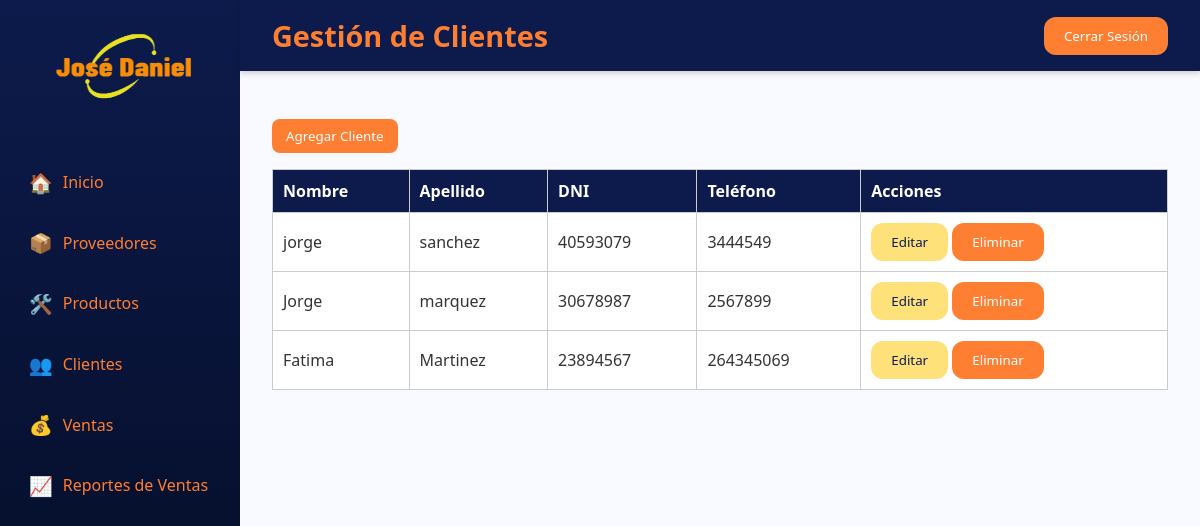
Before: /pages/admin/clientes.php with the older database file.
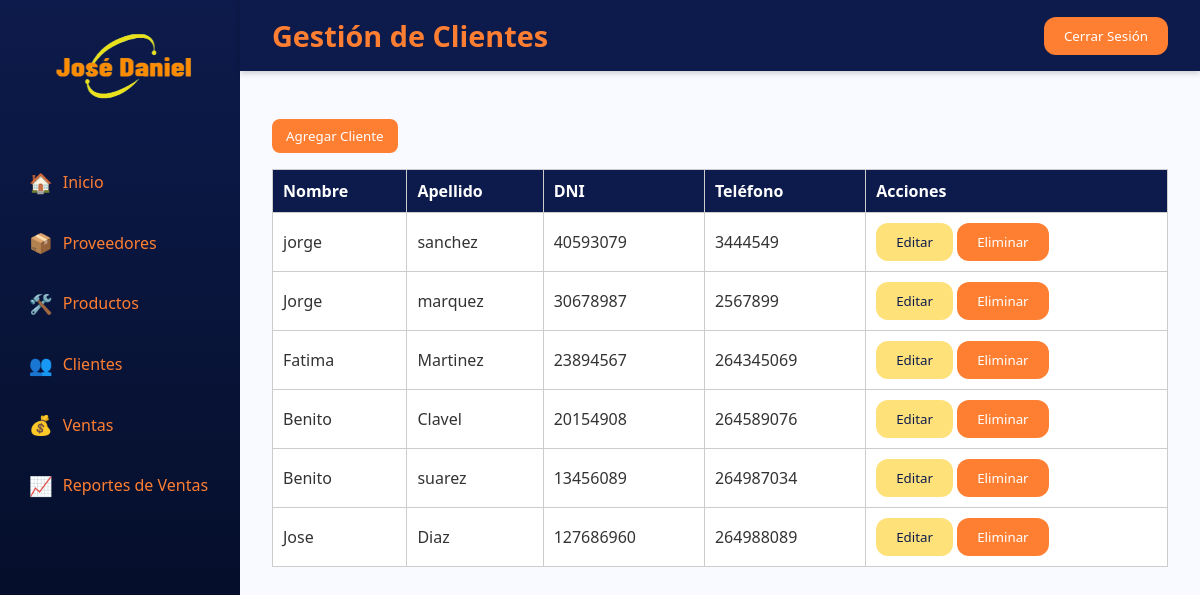
After: the same page with the newer database file.
### tables this page shows
CREATE TABLE `clientes` (
  `id_cliente` int(11) NOT NULL,
  `nombre` varchar(100) DEFAULT NULL,
  `apellido` varchar(100) DEFAULT NULL,
  `dni` int(100) DEFAULT NULL,
  `telefono` int(11) DEFAULT NULL,
  `estado` enum('Activo','Inactivo') NOT NULL
);

### pages/admin/clientes.php (the view, shortened to what this page needs)
<?php
include('../../config/conexion.php');
$sql = "SELECT * FROM clientes WHERE estado = 'Activo'";
$ejecucionDeConsulta = mysqli_query($conexion, $sql);
?>
<!DOCTYPE html>
<html lang="es">
<head>
  <link rel="stylesheet" href="../../assets/css/styles.css">
</head>
<body>
  <div class="container">
    <aside class="sidebar">
      <div class="logo"><img src="../../assets/img/logo.ico" alt="Logo" width="200" height="100"></div>
      <nav>
        <a href="dashboard.php"><span class="icon">🏠</span> <span class="text">Inicio</span></a>
        <a href="proveedores.php"><span class="icon">📦</span> <span class="text">Proveedores</span></a>
        <a href="ingresar_producto.php"><span class="icon">🛠️</span> <span class="text">Productos</span></a>
        <a href="clientes.php"><span class="icon">👥</span> <span class="text">Clientes</span></a>
        <a href="ventas.php"><span class="icon">💰</span> <span class="text">Ventas</span></a>
        <a href="reporte_ventas.php" class="active"><span class="icon">📈</span> <span class="text">Reportes de Ventas</span></a>
      </nav>
    </aside>
    <div class="main">
      <header class="header">
        <h1 class="title">Gestión de Clientes</h1>
        <div class="icons">
          <button class="btn-primary"><a id="botonCerrar">Cerrar Sesión</a></button>
        </div>
      </header>
      <main class="content">
        <div class="tabs">
          <button class="tab-btn active" onclick="abrirModalCliente()">Agregar Cliente</button>
        </div>
        <table class="tabla">
          <thead class="tabla-encabezado">
            <tr>
              <th>Nombre</th>
              <th>Apellido</th>
              <th>DNI</th>
              <th>Teléfono</th>
              <th>Acciones</th>
            </tr>
          </thead>
          <tbody>
            <?php while ($filas = mysqli_fetch_assoc($ejecucionDeConsulta)) { ?>
              <tr>
                <td><?php echo $filas['nombre']; ?></td>
                <td><?php echo $filas['apellido']; ?></td>
                <td><?php echo $filas['dni']; ?></td>
                <td><?php echo $filas['telefono']; ?></td>
                <td>
                  <button class="btn-secondary"
                    onclick="abrirModalEditar(<?php echo $filas['id_cliente']; ?>, '<?php echo $filas['nombre']; ?>', '<?php echo $filas['apellido']; ?>', '<?php echo $filas['dni']; ?>', '<?php echo $filas['telefono']; ?>')">Editar</button>
                  <button class="btn-primary" onclick="eliminarCliente(<?php echo $filas['id_cliente']; ?>)">
                    Eliminar
                  </button>
                </td>
              </tr>
            <?php } ?>
          </tbody>
        </table>
      </main>
    </div>
  </div>
</body>
</html>

Changed rows visible on the page:
added clientes: nombre "Benito", apellido "Clavel", dni "20154908", telefono "264589076"
added clientes: nombre "Benito", apellido "suarez", dni "13456089", telefono "264987034"
added clientes: nombre "Jose", apellido "Diaz", dni "127686960", telefono "264988089"
